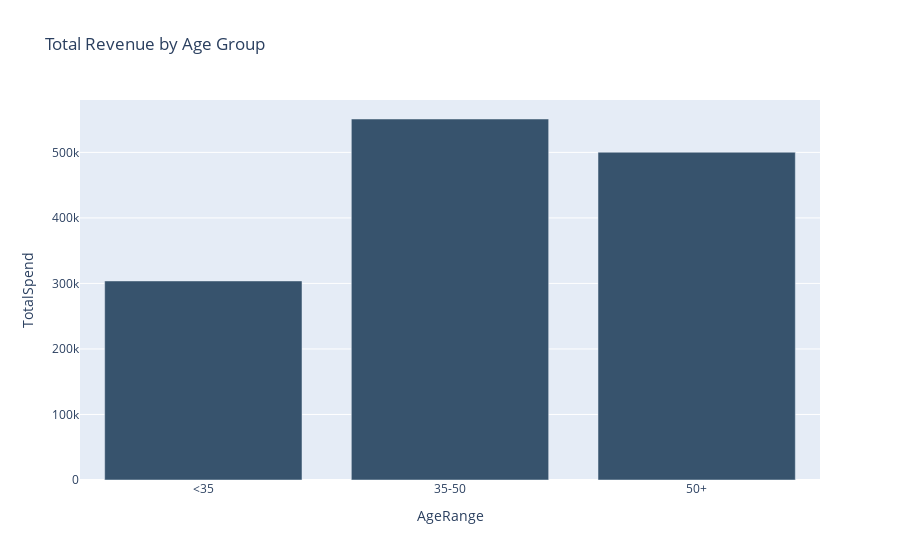

Write notebook code for a chart like this one.
### Markdown cell above
Let's identify the largest buying groups by age.

### Code cell
grouped_df = df.groupby(by=['AgeRange'], as_index=False).agg({'TotalSpend': 'sum', 'Wines': 'sum', 'Fruits': 'sum', 'Meat': 'sum', 'Fish': 'sum', 'Sweet': 'sum', 'Gold': 'sum'})
fig = px.bar(grouped_df, x='AgeRange', y='TotalSpend', title='Total Revenue by Age Group', color_discrete_sequence=['rgb(55, 83, 109)']*5)
fig.show()

### Figure 1 — Plotly figure (JSON) as saved in the notebook; plotly's stock layout.template omitted (floating-point values rounded to 4 significant figures)
{"data": [{"alignmentgroup": "True", "hovertemplate": "AgeRange=%{x}<br>TotalSpend=%{y}<extra></extra>", "legendgroup": "", "marker": {"color": "rgb(55, 83, 109)", "pattern": {"shape": ""}}, "name": "", "offsetgroup": "", "orientation": "v", "showlegend": false, "textposition": "auto", "type": "bar", "x": ["<35", "35-50", "50+"], "xaxis": "x", "y": [303796, 550950, 500302], "yaxis": "y"}], "layout": {"barmode": "relative", "legend": {"tracegroupgap": 0}, "title": {"text": "Total Revenue by Age Group"}, "xaxis": {"anchor": "y", "domain": [0, 1], "title": {"text": "AgeRange"}}, "yaxis": {"anchor": "x", "domain": [0, 1], "title": {"text": "TotalSpend"}}}}
